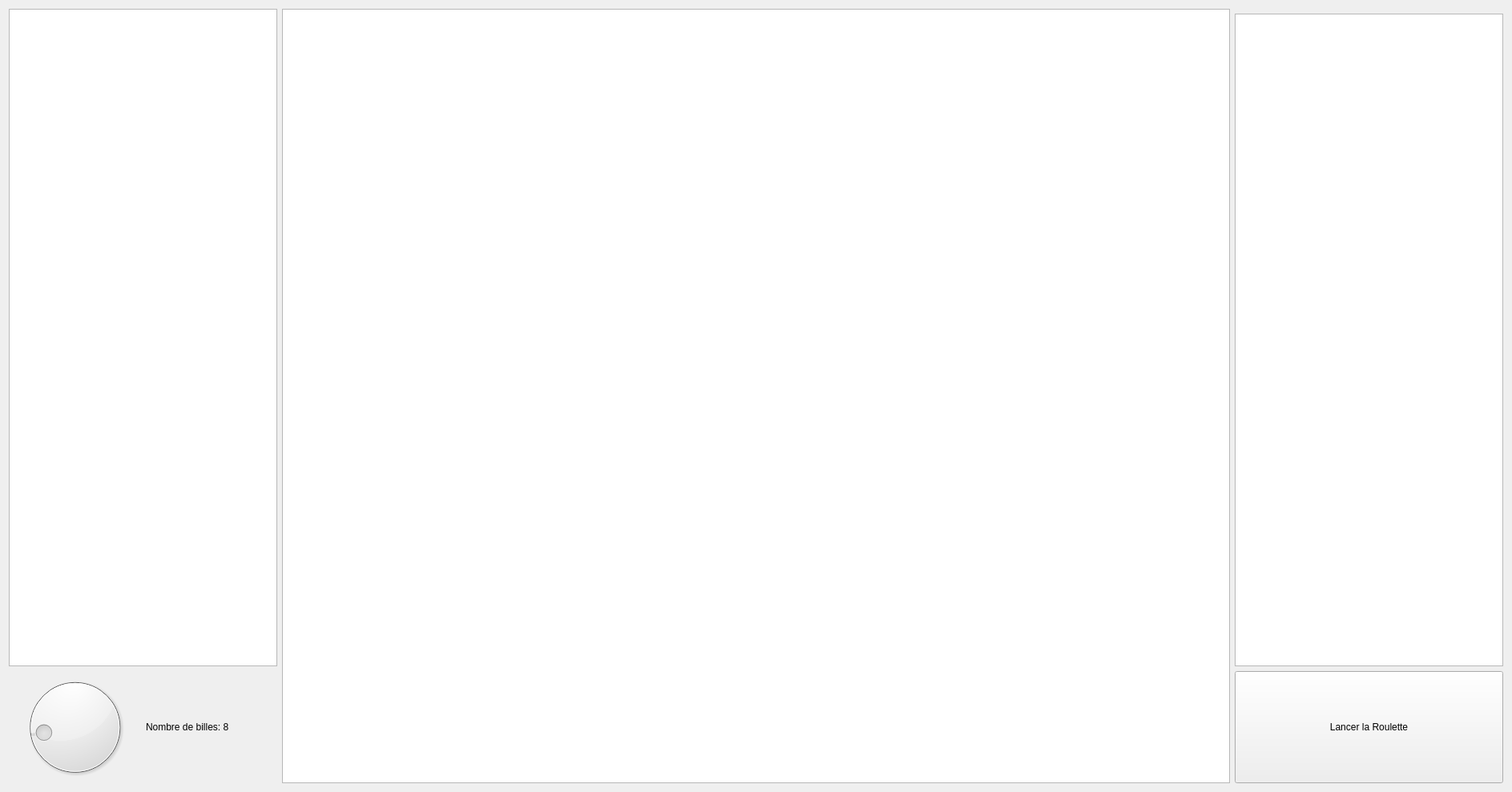
<?xml version="1.0" encoding="UTF-8"?>
<ui version="4.0">
 <class>MainWindow</class>
 <widget class="QMainWindow" name="MainWindow">
  <property name="geometry">
   <rect>
    <x>0</x>
    <y>0</y>
    <width>1887</width>
    <height>989</height>
   </rect>
  </property>
  <property name="windowTitle">
   <string>MainWindow</string>
  </property>
  <widget class="QWidget" name="centralWidget">
   <layout class="QGridLayout" name="gridLayout" columnstretch="0,0,1,0,0">
    <item row="2" column="4">
     <widget class="QPushButton" name="btn_start">
      <property name="minimumSize">
       <size>
        <width>0</width>
        <height>140</height>
       </size>
      </property>
      <property name="text">
       <string>Lancer la Roulette</string>
      </property>
     </widget>
    </item>
    <item row="1" column="4">
     <widget class="QListWidget" name="liste_tributs_2">
      <property name="minimumSize">
       <size>
        <width>335</width>
        <height>0</height>
       </size>
      </property>
      <property name="font">
       <font>
        <pointsize>20</pointsize>
       </font>
      </property>
      <property name="spacing">
       <number>15</number>
      </property>
     </widget>
    </item>
    <item row="0" column="2" rowspan="3">
     <widget class="QGraphicsView" name="graphicsView"/>
    </item>
    <item row="2" column="0">
     <widget class="QDial" name="nbilles_dial">
      <property name="maximum">
       <number>48</number>
      </property>
      <property name="value">
       <number>8</number>
      </property>
     </widget>
    </item>
    <item row="2" column="1">
     <widget class="QLabel" name="label">
      <property name="text">
       <string>Nombre de billes: 8</string>
      </property>
     </widget>
    </item>
    <item row="0" column="0" rowspan="2" colspan="2">
     <widget class="QListWidget" name="liste_tributs_1">
      <property name="minimumSize">
       <size>
        <width>335</width>
        <height>0</height>
       </size>
      </property>
      <property name="font">
       <font>
        <pointsize>20</pointsize>
       </font>
      </property>
      <property name="spacing">
       <number>15</number>
      </property>
     </widget>
    </item>
   </layout>
  </widget>
 </widget>
 <layoutdefault spacing="6" margin="11"/>
 <resources/>
 <connections/>
</ui>
